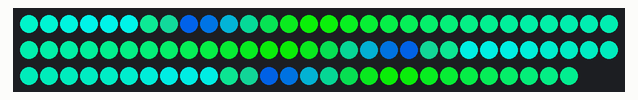
Recording of a sketch running on a simulated Arduino Mega 2560, built with avr-gcc and run on an emulated ATmega2560. On the bench: 88 RGB LEDs in strip order, left to right, continuing on the next row. Random numbers use the default seed unless the sketch sets one; what the sketch prints to the serial monitor is not drawn.

Above: at 0.18 s.
At 4.45 s:
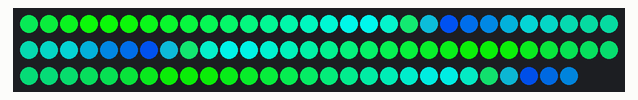
At 8.71 s:
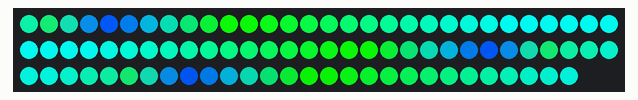
At 17.55 s:
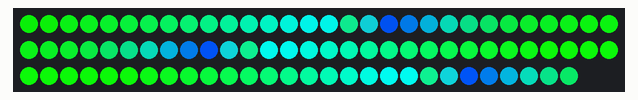
At 26.38 s:
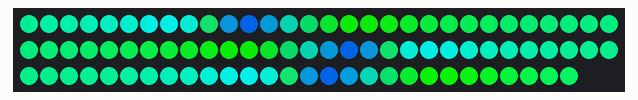
At 34.91 s:
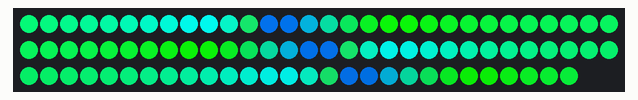

The sketch:

aurora_algorithm5.ino
```cpp
#include <FastLED.h>

#define NUM_LEDS  88
#define LED_PIN   22

CRGB leds[NUM_LEDS];
uint8_t colorIndex[NUM_LEDS];

DEFINE_GRADIENT_PALETTE( greenblue_gp ) {
  0,   20,  200, 80,
  30,  0,  255, 245,
  160, 12, 250, 10,
  255, 0,  80, 245
};

CRGBPalette16 greenblue = greenblue_gp;
int x = random8();
void setup() {
  FastLED.addLeds<WS2812B, LED_PIN, GRB>(leds, NUM_LEDS);
  FastLED.setBrightness(255);
  Serial.begin(115200);
  Serial.println("starting..");
  Serial.println(x);
  //Fill the colorIndex array with random numbers

  uint8_t wave1;
  for (int i = 0; i < NUM_LEDS; i++) {
    wave1 = (sin8((x+4*i)%256));
    colorIndex[i] = wave1;
    Serial.println(wave1);
  }
}

void loop() {

  //Creat a sin wave with period of 2 seconds (30bpm) to change the brightness of the strip
 // uint8_t sinBeat = beatsin8(50, 160, 240, 0, 0);
  uint8_t sinBeat2 = beatsin8(2, 20, 100, 0, 0);
  uint8_t sinBeat3 = beatsin8(10, 0, 1, 0, 0);
  int x = random8();
  // Color each pixel from the palette using the index from colorIndex[]
  for (int i = 0; i < NUM_LEDS; i++) {
    uint8_t sinBeat = beatsin8(2, 195, 240, 130*i, 0);
    leds[i] = ColorFromPalette(greenblue, colorIndex[i] + sinBeat2, sinBeat);
  }
    for (int i = 0; i < NUM_LEDS; i++) {
      colorIndex[i]=colorIndex[i]+1+sinBeat3;
    }
  FastLED.delay(5);
}
```
